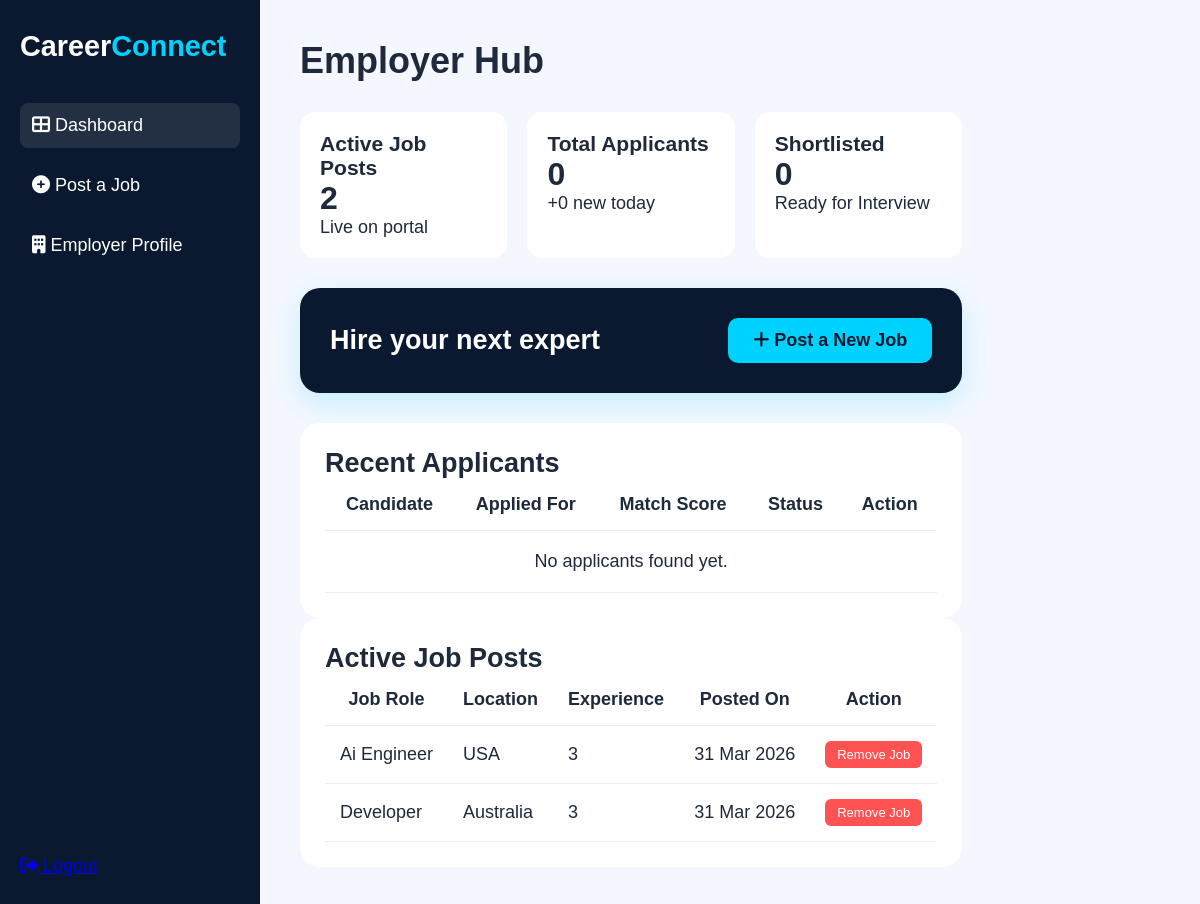
Before: /employer_dashboard/ (signed in) with the older database file.
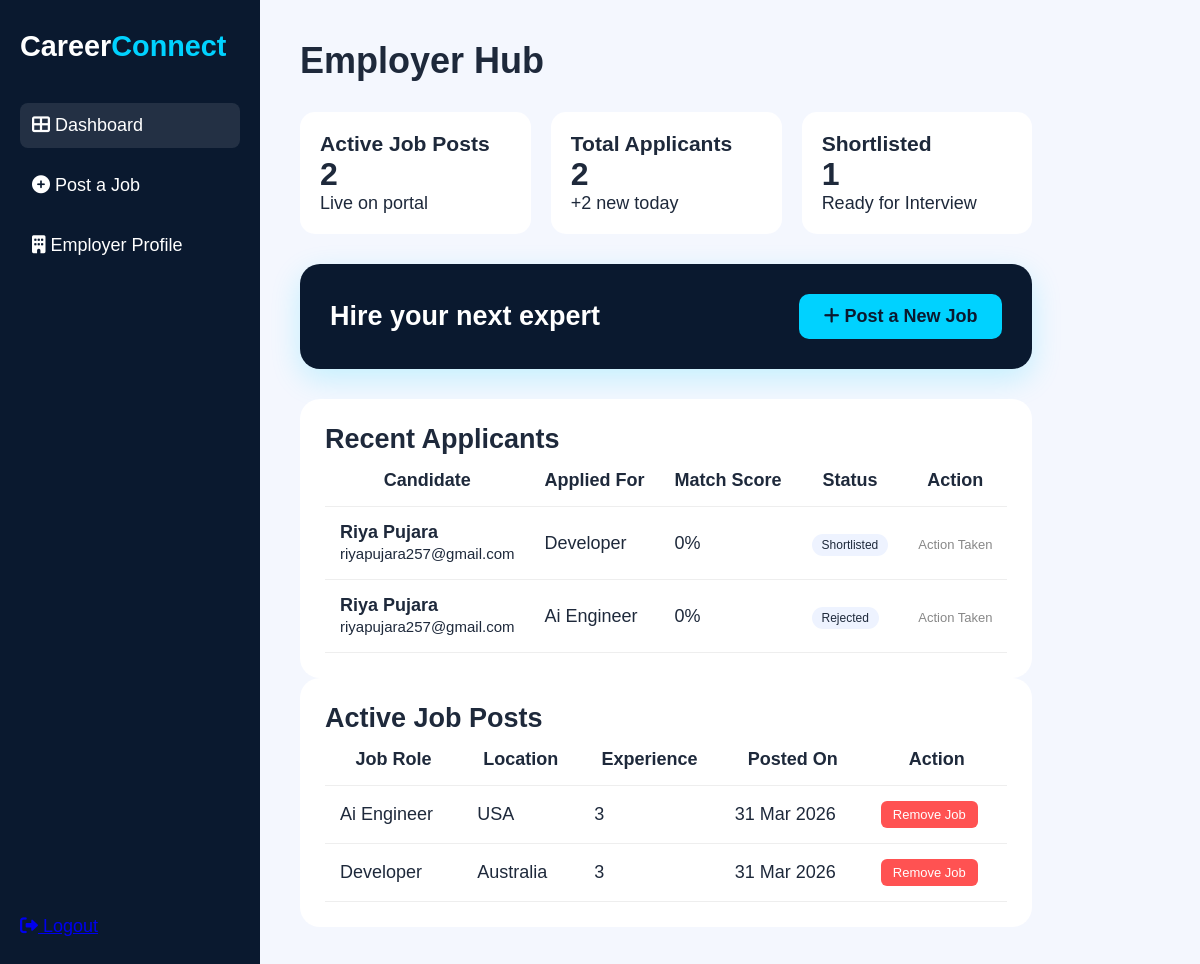
After: the same page with the newer database file.
### accounts/models.py (models this page shows, shortened)
class Job(models.Model):
    employer = models.ForeignKey(
        employerdb,
        on_delete=models.CASCADE,
        related_name="jobs"
    )
    company_name = models.CharField(max_length=200)
    location = models.CharField(max_length=200)
    contact = models.CharField(max_length=10)
    email = models.EmailField()
    job_role = models.CharField(max_length=200)
    experience = models.CharField(max_length=100)
    skills = models.TextField()
    is_active = models.BooleanField(default=True)
    created_at = models.DateTimeField(auto_now_add=True)

class Application(models.Model):
    STATUS_CHOICES = (
        ('Pending', 'Pending'),
        ('Shortlisted', 'Shortlisted'),
        ('Rejected', 'Rejected'),
    )
    job = models.ForeignKey(Job, on_delete=models.CASCADE, related_name='applicants')
    seeker = models.ForeignKey(seekerdb, on_delete=models.CASCADE, related_name='my_applications')
    applied_at = models.DateTimeField(auto_now_add=True)
    status = models.CharField(max_length=20, choices=STATUS_CHOICES, default='Pending')
    match_score = models.IntegerField(default=0)
    class Meta:
        unique_together = ('job', 'seeker')

class seekerdb(models.Model):
    WORK_TYPES = (
        ('Remote', 'Remote'),
        ('On-site', 'On-site'),
        ('Hybrid', 'Hybrid'),
    )
    user = models.OneToOneField(User, on_delete=models.CASCADE, related_name='seeker_profile')
    full_name = models.CharField(max_length=255)
    experience_years = models.IntegerField(default=0)
    work_type = models.CharField(max_length=20, choices=WORK_TYPES, default='Remote')
    skills = models.TextField(help_text="Enter skills separated by commas")
    resume = models.FileField(
        upload_to='resumes/',
        validators=[FileExtensionValidator(['pdf', 'doc', 'docx'])],
        null=True, blank=True
    )
    resume_updated_at = models.DateTimeField(auto_now=True)
    profile_views = models.IntegerField(default=0)

class User(AbstractUser):
    is_seeker = models.BooleanField(default=False)
    is_employer = models.BooleanField(default=False)
    profile_picture = models.ImageField(upload_to='profiles/', null=True, blank=True)

### accounts/views.py (the view)
# urls.py: path('employer_dashboard/', views.employer_dashboard, name='employer_dashboard'),
@login_required
def employer_dashboard(request):
    if not request.user.is_employer:
        return redirect('homepage')
    employer = request.user.employer_profile
    my_jobs = Job.objects.filter(employer=employer)
    applicants = Application.objects.filter(job__employer=employer).order_by('-applied_at')
    context = {
        'stats': {
            'active_jobs': my_jobs.filter(is_active=True).count(),
            'total_applicants': applicants.count(),
            'new_today': applicants.filter(applied_at__date=datetime.today()).count(),
            'shortlisted': applicants.filter(status='Shortlisted').count(),
         },
        'pending_count': applicants.filter(status='Pending').count(),
        'shortlisted_count': applicants.filter(status='Shortlisted').count(),
        'applicants': applicants,
        'active_jobs_list': my_jobs
    }
    return render(request, 'employer_dashboard.html', context)

### templates/employer_dashboard.html (shortened to what the changed rows need)
{% extends 'base.html' %} {% load static %} {% block navbar %}{% endblock %}
{%block footer %}{% endblock %} {% block extra_css %}
<link rel="stylesheet" href="{% static 'css/employer_dashboard.css' %}" />
{% endblock %} {% block content %}
<div class="dashboard-wrapper">
  <main class="main-content">
    <header class="top-header">
      <div class="user-greeting">
        <h1>Employer Hub</h1>
      </div>
    </header>
    <section class="stats-container">
      <div class="stat-card">
        <h3>Total Applicants</h3>
        <p class="number">{{ stats.total_applicants|default:"0" }}</p>
        <span class="label">
          +{{ stats.new_today|default:"0" }} new today
        </span>
      </div>
      <div class="stat-card glow-card">
        <h3>Shortlisted</h3>
        <p class="number">{{ stats.shortlisted|default:"0" }}</p>
        <span class="label text-cyan">Ready for Interview</span>
      </div>
    </section>
    <section class="banner-box">
      <div>
        <h2>Hire your next expert</h2>
      </div>
    </section>
    <section class="table-container">
      <h2>Recent Applicants</h2>
      <div class="responsive-table">
        <table class="applicant-table">
          <thead>
            <tr>
              <th>Candidate</th>
              <th>Applied For</th>
              <th>Match Score</th>
              <th>Status</th>
              <th>Action</th>
            </tr>
          </thead>
          <tbody>
            {% for applicant in applicants %}
            <tr>
              <td>
                <strong>{{ applicant.seeker.full_name }}</strong><br />
                <small>{{ applicant.seeker.user.email }}</small>
              </td>
              <td>{{ applicant.job.job_role }}</td>
              <td>{{ applicant.match_score }}%</td>
              <td>
                <span class="status-badge">
                  {{ applicant.get_status_display }}
                </span>
              </td>
              <td>
                {% if applicant.status == "Pending" %}
                <form
                  action="{% url 'shortlist_candidate' applicant.id %}"
                  method="POST"
                  style="display: inline"
                >
                  {% csrf_token %}
                  <button class="btn-shortlist">Shortlist</button>
                </form>
                <form
                  action="{% url 'reject_candidate' applicant.id %}"
                  method="POST"
                  style="display: inline"
                >
                  {% csrf_token %}
                  <button class="btn-reject">Reject</button>
                </form>
                {% else %}
                <span class="action-disabled">Action Taken</span>
                {% endif %}
              </td>
            </tr>
            {% empty %}
            <tr>
              <td colspan="5" style="text-align: center; padding: 20px">
                No applicants found yet.
              </td>
            </tr>
            {% endfor %}
          </tbody>
        </table>
      </div>
    </section>
    <section class="table-container">
      <h2>Active Job Posts</h2>
      <div class="responsive-table">
        <table class="applicant-table">
          <thead>
            <tr>
              <th>Job Role</th>
              <th>Location</th>
              <th>Experience</th>
              <th>Posted On</th>
              <th>Action</th>
            </tr>
          </thead>
          <tbody>
            {% for job in active_jobs_list %}
            <tr>
              <td>{{ job.job_role }}</td>
              <td>{{ job.location }}</td>
              <td>{{ job.experience }}</td>
              <td>{{ job.created_at|date:"d M Y" }}</td>
              <td>
                <form action="{% url 'delete_job' job.id %}" method="POST">
                  <button class="btn-delete">Remove Job</button>
                </form>
              </td>
            </tr>
            {% empty %}
            <tr>
              <td colspan="5" style="text-align: center; padding: 20px">
                No active jobs posted yet.
              </td>
            </tr>
            {% endfor %}
          </tbody>
        </table>
      </div>
    </section>
  </main>
</div>
{% endblock %}

Changed rows visible on the page:
added Application: seeker.full_name "Riya Pujara", seeker.user.email "riyapujara257@gmail.com", job.job_role "Developer", match_score "0", status "Shortlisted", shows "Action Taken"
added Application: seeker.full_name "Riya Pujara", seeker.user.email "riyapujara257@gmail.com", job.job_role "Ai Engineer", match_score "0", status "Rejected", shows "Action Taken"
Other visible differences:
{{ stats.total_applicants|default:"0" }}: "0" → "2"
{{ stats.new_today|default:"0" }}: "0" → "2"
{{ stats.shortlisted|default:"0" }}: "0" → "1"
text no longer shown: "No applicants found yet."
